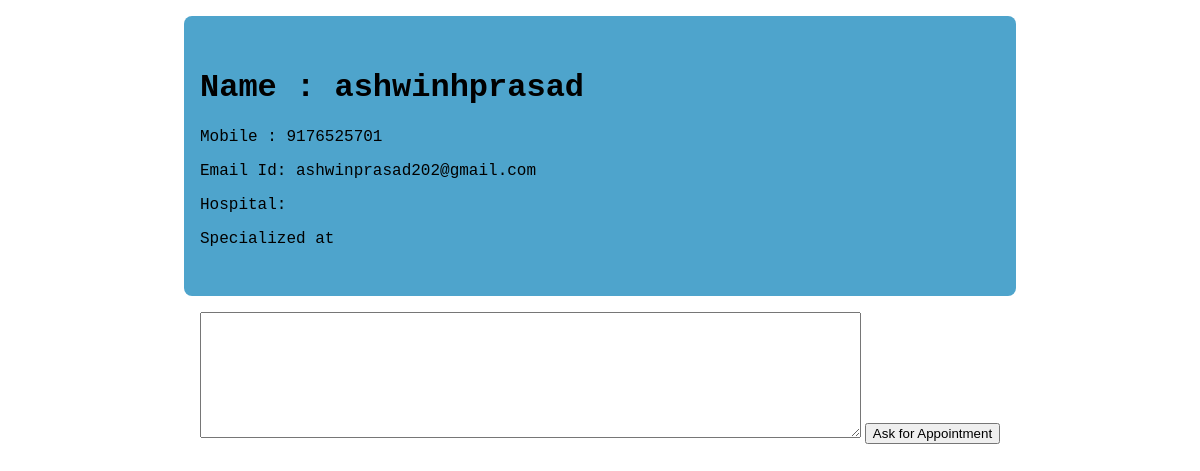
The app's page /appointment/detail/1 (signed in) with its own data.
### User/models.py (models this page shows, shortened)
class UserModel(AbstractBaseUser):
    email = models.EmailField(max_length=70,unique=True)
    name = models.CharField(max_length=50)
    phone = models.CharField(max_length=10)
    doctor = models.OneToOneField(DoctorModel,null=True,on_delete=models.CASCADE,blank=True)
    patient = models.OneToOneField(PatientModel,null=True,blank=True,on_delete=models.CASCADE)
    is_doctor = models.BooleanField(default=False)
    is_staff = models.BooleanField(default=False)
    is_admin = models.BooleanField(default=False)
    is_superuser = models.BooleanField(default=False)
    is_active = models.BooleanField(default=True)
    USERNAME_FIELD = 'email'
    REQUIRED_FIELDS = ['name','phone']
    objects = UserManager()

### appoint/views.py (the view)
# urls.py: path('detail/<int:id>',DetailDoctors,name='detaildoc'),
@login_required(login_url="/user/login/")
def DetailDoctors(request,id):
    context = {}
    try:
        doctor = UserModel.objects.get(pk=id)
        context['doctor'] = doctor
    except:
        context['error'] = "Doctor Not found"
    return render(request,"appoint/Details.html",context)

### appoint/templates/appoint/Details.html (shortened to what this page needs)
{% extends "./base.html" %} {% block bodyblock %} {% if error %}
<h2>{{ error }}</h2>
{% else %}
<div class="profile-container">
  <h1>Name : {{ doctor.name }}</h1>
  <p>Mobile : {{ doctor.phone }}</p>
  <p>Email Id: {{ doctor.email }}</p>
  <p>Hospital: {{ doctor.doctor.hospital }}</p>
  <p>Specialized at</p>
</div>
<form
  class="appointment-textbox"
  action="/appointment/create/{{ doctor.id }}"
  method="post"
>
  <textarea name="desc" rows="8" cols="80"></textarea>
  <input type="submit" value="Ask for Appointment" />
</form>
{% endif %} {% endblock %}

### static/css/appoint.css (style rules this page uses)
.profile-container { background-color: rgb(78, 164, 204); padding: 2em 1em 2em 1em; width: 50em; border-radius: 0.5em; border: none; margin: 1em auto 1em auto; font-family: "Courier New", Courier, monospace; }
.appointment-textbox { text-align: center; }

### records on screen
UserModel: name "ashwinhprasad", phone "9176525701", email "ashwinprasad202@gmail.com"
